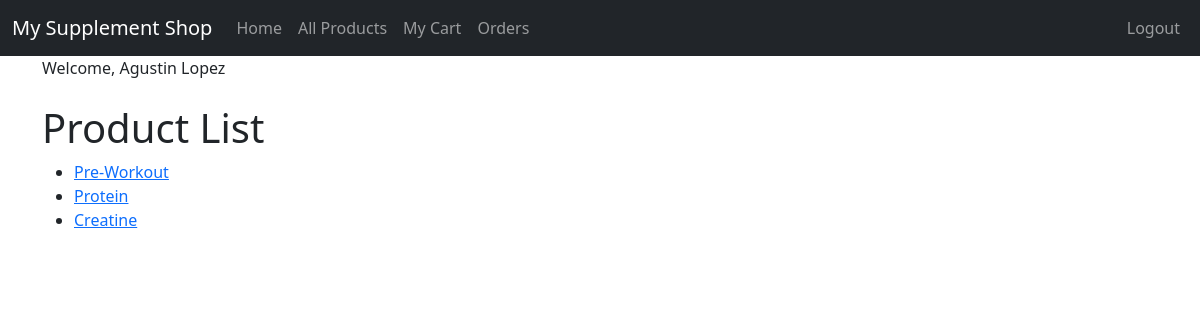
/product_list/ (signed in), run on the app's committed database.
### catalog/models.py (models this page shows, shortened)
class Product(models.Model):
    name = models.CharField(max_length=200, help_text='Enter a product name')
    brand = models.CharField(max_length=100, default=' ')
    price = models.IntegerField()
    def get_absolute_url(self):
        return reverse('product_detail', args=[str(self.id)])

### catalog/views.py (the view)
# urls.py: path('product_list/', views.ProductListView.as_view(), name='product_list'),
class ProductListView(generic.ListView):
    model = Product

### catalog/templates/catalog/product_list.html
{% extends "catalog/base.html" %}
{% block content %}
    <h1>Product List</h1>
    {% if product_list %}
        <ul>
            {% for product in product_list %}
                <li>
                    <a href="{{ product.get_absolute_url }}">{{ product.name }}</a>
                </li>
            {% endfor %}
        </ul>
        {% else %}
        <p>There are no products available.</p>
    {% endif %}
{% endblock %}

### catalog/templates/catalog/base.html (shortened to what this page needs)
{% load static %}
<!doctype html>
<html lang="en">
<head>
    <link href="https://cdn.jsdelivr.net/npm/bootstrap@5.3.0-alpha1/dist/css/bootstrap.min.css" rel="stylesheet"
>
</head>
<body>
<nav class="navbar navbar-expand-lg navbar-dark bg-dark">
    <div class="container-fluid">
        <a class="navbar-brand" href="{% url 'index' %}">My Supplement Shop</a>
        <div class="collapse navbar-collapse" id="navbarSupportedContent">
            <ul class="navbar-nav me-auto mb-2 mb-lg-0">
                <li class="nav-item">
                    <a class="nav-link" href="{% url 'index' %}">Home</a>
                </li>
                <li class="nav-item">
                    <a class="nav-link" href="{% url 'product_list' %}">All Products</a>
                </li>
            <li class="nav-item">
                    <a class="nav-link" href="{% url 'my_cart' %} ">My Cart</a>
                </li>
                {% if user.is_superuser %}
                <li class="nav-item">
                    <a class="nav-link" href="{% url 'order_list' %}">Orders</a>
                </li>
                {% endif %}
            </ul>
        </div>
        <ul class="nav navbar-nav ml-auto">
            {% if user.is_authenticated %}
                <li><a class="nav-link" href="{% url 'logout' %}">Logout</a>
                </li>
            {% else %}
                <li><a class="nav-link" href="{% url 'login' %}"><span class="glyphicon glyphicon-log-in"></span>Login</a>
                </li>
                <li><a class="nav-link" href="{% url 'register' %}"><span class="glyphicon glyphicon-log-in"></span>Sign Up</a>
                </li>
            {% endif %}
        </ul>
    </div>
</nav>
<div class="container">
    {% if user.is_authenticated %}
        Welcome, {{ user.first_name }} {{ user.last_name }}
    {% endif %}
</div>
<div class="container">
    <br/>
    {% block content %}
    {% endblock %}
</div>
</body>
</html>

### data on the page
Product: name "Pre-Workout"
Product: name "Protein"
Product: name "Creatine"

### other printed values
{{ user.first_name }} "Agustin"
{{ user.last_name }} "Lopez"
